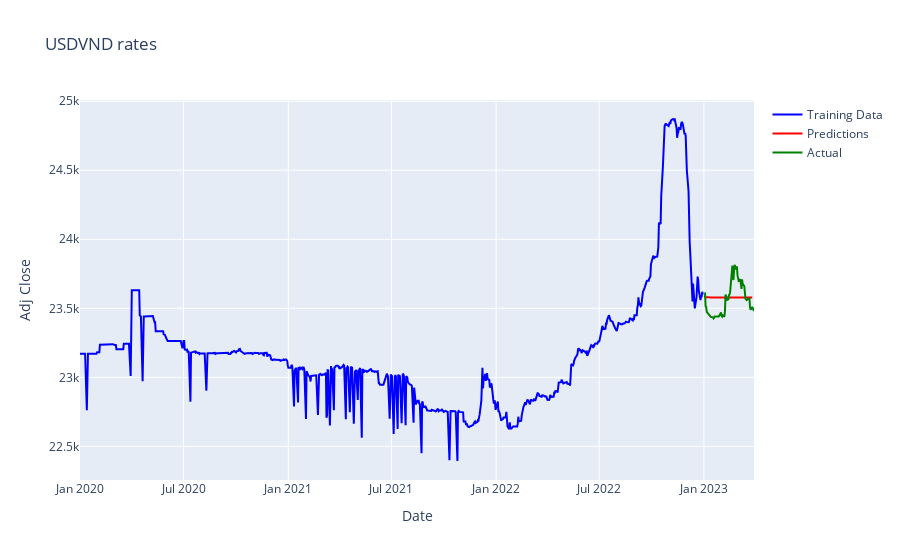

The notebook cell this image was saved under:
### Markdown cell above
# Forecast

### Code cell
predictions = model.predict(len(data), len(data)+60)

actual = yf.download('USDVND=X', '2022-12-31','2023-03-31') 

# Plot
fig = go.Figure()
fig.add_trace(go.Scatter(x=data.index, y = data['Adj Close'], mode = 'lines', name = 'Training Data', line = dict(color='blue'))) # training data line plot
fig.add_trace(go.Scatter(x=predictions.index, y = predictions, mode ='lines', name = 'Predictions', line = dict(color='red'))) # predictions line plot
fig.add_trace(go.Scatter(x=actual.index, y = actual['Adj Close'], mode = 'lines', name = 'Actual', line = dict(color='green')))

fig.update_layout(title="USDVND rates", xaxis_title = 'Date', yaxis_title = 'Adj Close',)

pio.show(fig)
